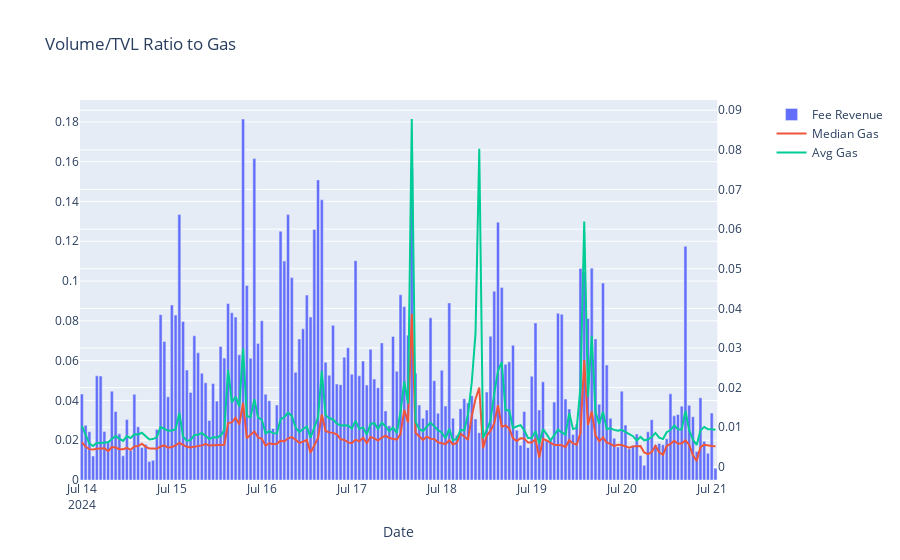

The notebook cell saved with this chart:
### Code cell
aggregated_arb_hour_vttvl_fig = make_subplots(specs=[[{"secondary_y": True}]])
    
aggregated_arb_hour_vttvl_fig.add_trace(
    go.Bar(
        x=aggregated_arb_hour['day'],
        y=aggregated_arb_hour['arbitrum_volume_to_tvl'],
        name='Fee Revenue'
    ),
    secondary_y=False
)


aggregated_arb_hour_vttvl_fig.add_trace(
    go.Scatter(
        x=aggregated_arb_hour['day'],
        y=aggregated_arb_hour['arbitrum_median_gas_usd'],
        name='Median Gas',
        mode='lines'
    ),
    secondary_y=True
)

aggregated_arb_hour_vttvl_fig.add_trace(
    go.Scatter(
        x=aggregated_arb_hour['day'],
        y=aggregated_arb_hour['arbitrum_gas_usd_per_tx'],
        name='Avg Gas',
        mode='lines'
    ),
    secondary_y=True
)

aggregated_arb_hour_vttvl_fig.update_layout(
    title='Volume/TVL Ratio to Gas',
    barmode='group'  # Set the bar mode to either 'group' for side-by-side or 'stack' for stacked
)

aggregated_arb_hour_vttvl_fig.update_xaxes(title_text="Date")

aggregated_arb_hour_vttvl_fig.show()

### Figure 1 — Plotly figure (JSON) as saved in the notebook; plotly's stock layout.template omitted (floating-point values rounded to 4 significant figures; data arrays with more than 128 entries replaced by an {"elided": "..."} marker saying what was removed)
{"data": [{"name": "Fee Revenue", "type": "bar", "x": {"elided": "170 str values"}, "xaxis": "x", "y": {"elided": "170 float values"}, "yaxis": "y"}, {"mode": "lines", "name": "Median Gas", "type": "scatter", "x": {"elided": "170 str values"}, "xaxis": "x", "y": {"elided": "170 float values"}, "yaxis": "y2"}, {"mode": "lines", "name": "Avg Gas", "type": "scatter", "x": {"elided": "170 str values"}, "xaxis": "x", "y": {"elided": "170 float values"}, "yaxis": "y2"}], "layout": {"barmode": "group", "title": {"text": "Volume/TVL Ratio to Gas"}, "xaxis": {"anchor": "y", "domain": [0, 0.94], "title": {"text": "Date"}}, "yaxis": {"anchor": "x", "domain": [0, 1]}, "yaxis2": {"anchor": "x", "overlaying": "y", "side": "right"}}}
